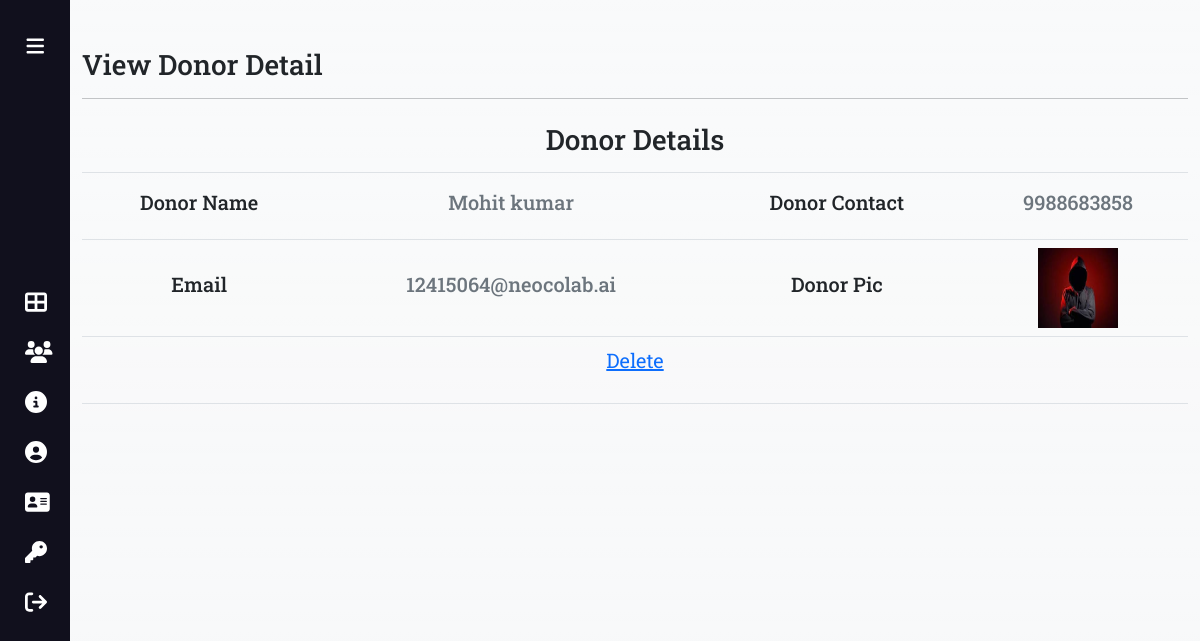
The page /view-donordetail/1 (signed in) on the database its author committed.
### app/models.py (models this page shows, shortened)
class Donor(models.Model):
    user = models.ForeignKey(User, on_delete=models.CASCADE)
    contact = models.CharField(max_length=15, null=True)
    address = models.CharField(max_length=300, null=True)
    userpic = models.ImageField(upload_to='donor', null=True, blank=True)
    regdate = models.DateTimeField(auto_now_add=True)

### app/views.py (the view)
# urls.py: path("view-donordetail/<int:pid>", views.view_donordetail, name="view_donordetail"),
def view_donordetail(request,pid):
    if not request.user.is_authenticated:
        return redirect('/login-admin')
    donor = Donor.objects.get(id=pid)
    return render(request, 'view-donordetail.html', locals())

### app/templates/view-donordetail.html
{% extends 'base-db-admin.html' %}
{% load static %}
{% block main %}
<div class="container mt-5 vh-100 table-responsive">
  <h3>View Donor Detail</h3>
  <hr>
  <table id="mytable" class="table data ">
      <tbody>
          <tr class="align-middle text-center" >
              <th colspan="4"><h3>Donor Details</h3></th>
          </tr>
          <tr class="align-middle text-center">
            <td><h5>Donor Name</h5></td>
            <td><h5 class="text-secondary">{{ donor.user.first_name }} {{ donor.user.last_name }}</h5></td>
            <td><h5>Donor Contact</h5></td>
            <td><h5 class="text-secondary">{{ donor.contact}}</h5></td>
        </tr>
          <tr class="align-middle text-center">
              <td><h5>Email</h5></td>
              <td><h5 class="text-secondary">{{ donor.user.email}}</h5></td>
              <td><h5>Donor Pic</h5></td>
            <td><img src="{{ donor.userpic.url}}" width="80" height="80" /></td>
          </tr>
        <tr align="center">
          <td colspan="4" style="font-size:20px;color:red">
              <a href="{% url 'delete_donor' donor.user.id %}" onclick="return confirm('Are You Sure?')" class="text-primary">Delete</a>
          </td>
        </tr>
      </tbody>
  </table>
</div>
{% endblock main %}

### app/static/css/style-admin.css (style rules this page uses)
* { margin:0; padding:0; box-sizing: border-box; }
body { position: relative; min-height: 100vh; width: 100%; overflow: hidden; }
.table tr td { height: 50px; }

### rows shown on the page
Donor: user.first_name "Mohit", user.last_name "kumar", contact "9988683858", user.email "12415064@neocolab.ai", userpic (picture)
